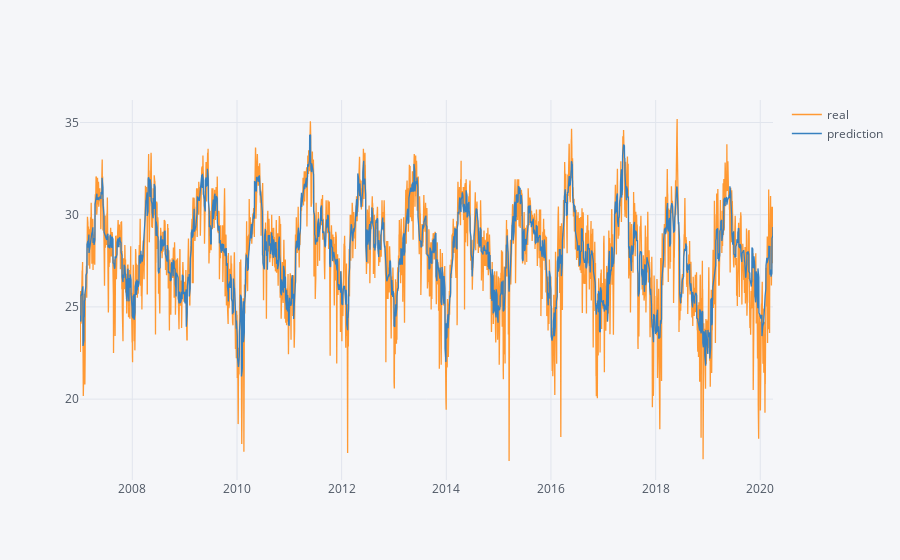

Source (notebook cell):
### Code cell
# sol[["real", "prediction"]].iplot()

### Figure 1 — Plotly figure (JSON) as saved in the notebook; plotly's stock layout.template omitted (floating-point values rounded to 4 significant figures; data arrays with more than 128 entries replaced by an {"elided": "..."} marker saying what was removed)
{"data": [{"line": {"color": "rgba(255, 153, 51, 1.0)", "dash": "solid", "shape": "linear", "width": 1.3}, "mode": "lines", "name": "real", "text": "", "type": "scatter", "x": {"elided": "4838 str values"}, "y": {"elided": "4838 float values"}}, {"line": {"color": "rgba(55, 128, 191, 1.0)", "dash": "solid", "shape": "linear", "width": 1.3}, "mode": "lines", "name": "prediction", "text": "", "type": "scatter", "x": {"elided": "4838 str values"}, "y": {"elided": "4838 float values"}}], "layout": {"legend": {"bgcolor": "#F5F6F9", "font": {"color": "#4D5663"}}, "paper_bgcolor": "#F5F6F9", "plot_bgcolor": "#F5F6F9", "title": {"font": {"color": "#4D5663"}}, "xaxis": {"gridcolor": "#E1E5ED", "showgrid": true, "tickfont": {"color": "#4D5663"}, "title": {"font": {"color": "#4D5663"}, "text": ""}, "zerolinecolor": "#E1E5ED"}, "yaxis": {"gridcolor": "#E1E5ED", "showgrid": true, "tickfont": {"color": "#4D5663"}, "title": {"font": {"color": "#4D5663"}, "text": ""}, "zerolinecolor": "#E1E5ED"}}}
